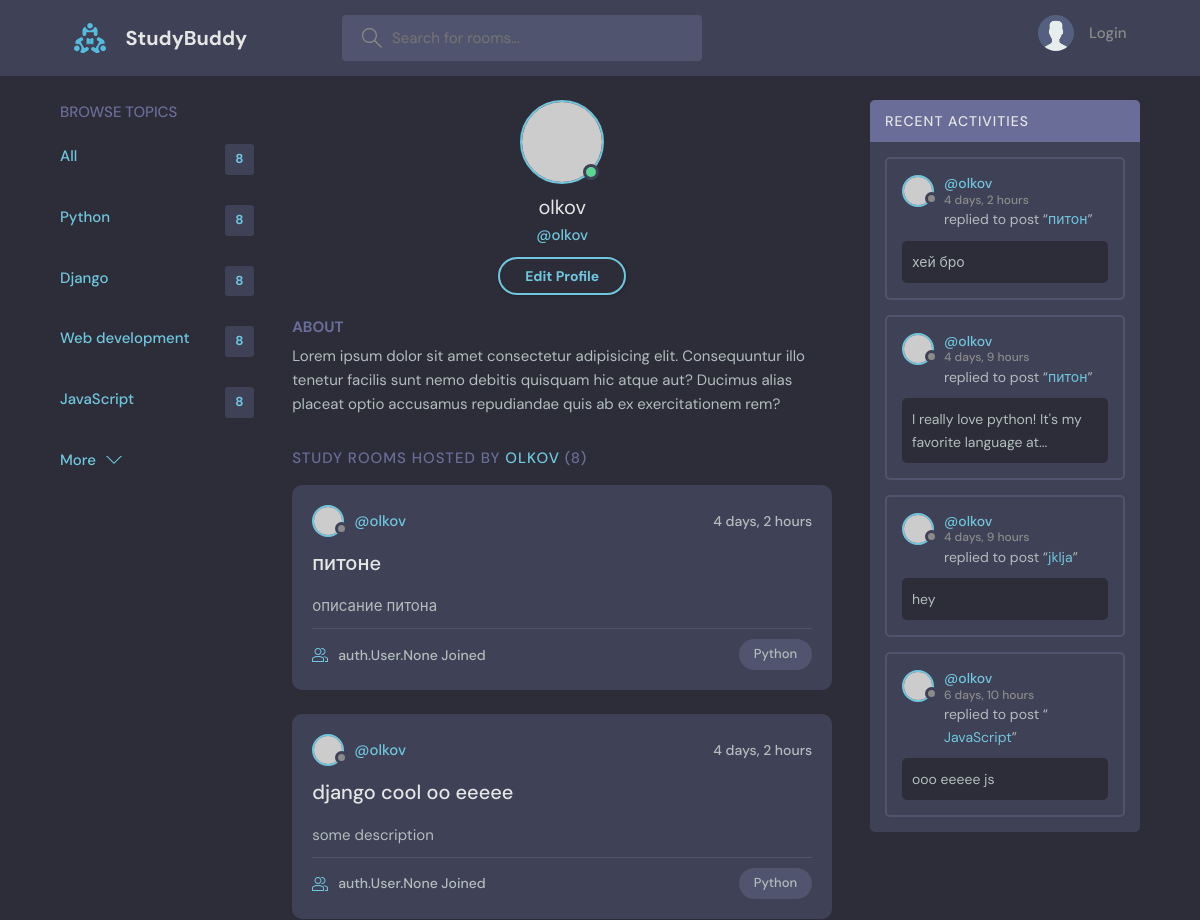
The app's page /profile/1/ (upper part), older data.
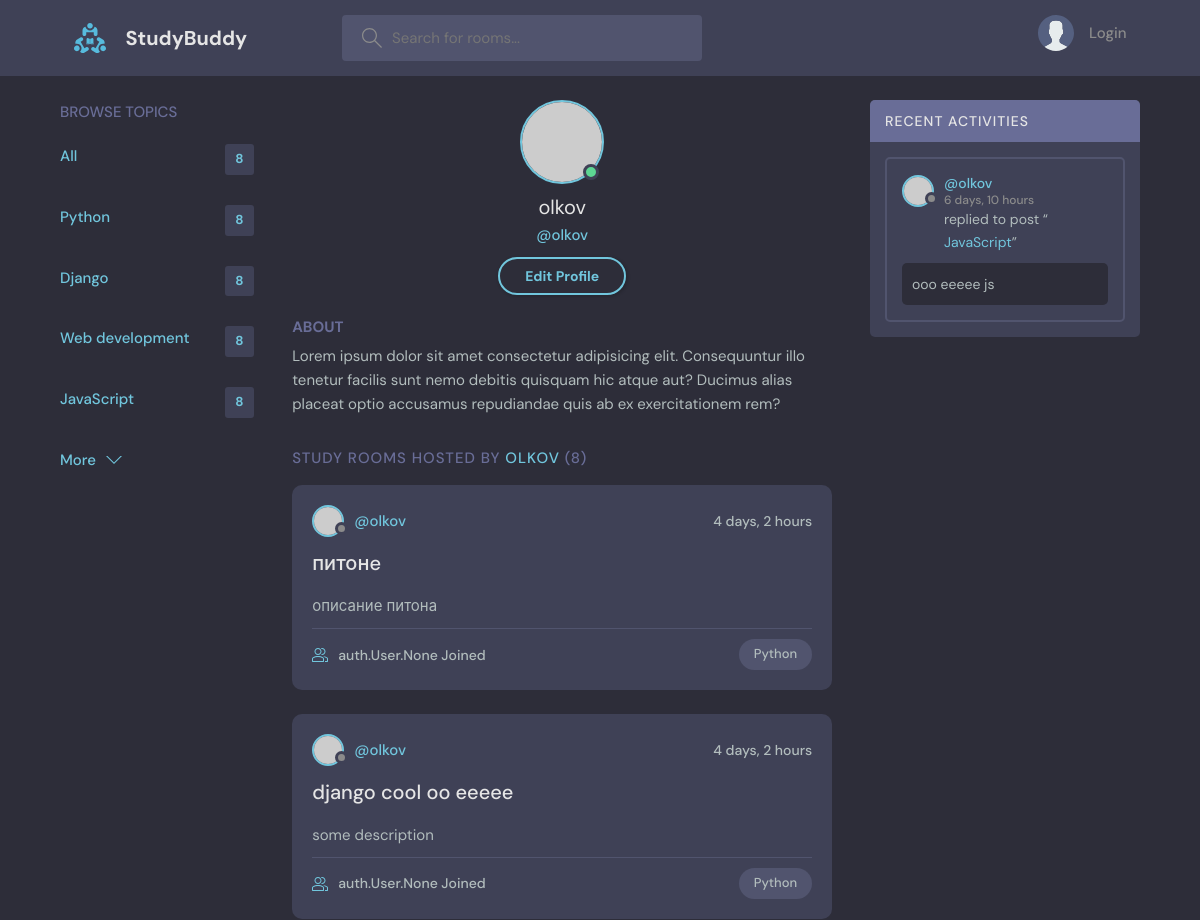
The same page, newer data.
### base/models.py (models this page shows, shortened)
class Topic(models.Model):
    name = models.CharField(max_length=200)
    def __str__(self):
        return self.name

class Room(models.Model):
    host = models.ForeignKey(User, on_delete=models.SET_NULL, null=True)
    topic = models.ForeignKey(Topic, on_delete=models.SET_NULL, null=True)
    name = models.CharField(max_length=200)
    description = models.TextField(null=True, blank=True)
    participants = models.ManyToManyField(User, related_name='participants', blank=True)
    updated = models.DateTimeField(auto_now=True)
    created = models.DateTimeField(auto_now_add=True)
    class Meta:
        ordering = ['-updated', '-created']

class Message(models.Model):
    user = models.ForeignKey(User, on_delete=models.CASCADE)
    room = models.ForeignKey(Room, on_delete=models.CASCADE)
    body = models.TextField()
    updated = models.DateTimeField(auto_now=True)
    created = models.DateTimeField(auto_now_add=True)
    class Meta:
        ordering = ['-updated', '-created']
    def __str__(self):
        if len(self.body) > 50:
            return self.body[0:50] + '...'
        else:
            return self.body[0:50]

### base/views.py (the view)
# urls.py: path('profile/<int:pk>/', views.userProfile, name='user-profile'),
def userProfile(request, pk):
    user = get_object_or_404(User, id=pk)
    room_messages = user.message_set.all()
    rooms = user.room_set.all()
    topics = Topic.objects.all()
    room_count = rooms.count()
    context = {
        'user': user,
        'rooms': rooms,
        'room_messages': room_messages,
        'topics': topics,
        'room_count':room_count
    }
    return render(request, 'base/profile.html', context)

### base/templates/base/profile.html
{% extends 'main.html' %}
  {% block content %}
  <main class="profile-page layout layout--3">
    <div class="container">
        {% include 'base/topics_component.html' %}
      <div class="roomList">
        <div class="profile">
          <div class="profile__avatar">
            <div class="avatar avatar--large active">
              <img src="https://randomuser.me/api/portraits/men/11.jpg" />
            </div>
          </div>
          <div class="profile__info">
            <h3>{{ user.username }}</h3>
            <p>@{{ user.username }}</p>
            <a href="edit-user.html" class="btn btn--main btn--pill">Edit Profile</a>
          </div>
          <div class="profile__about">
            <h3>About</h3>
            <p>
              Lorem ipsum dolor sit amet consectetur adipisicing elit. Consequuntur illo tenetur
              facilis sunt nemo debitis quisquam hic atque aut? Ducimus alias placeat optio
              accusamus repudiandae quis ab ex exercitationem rem?
            </p>
          </div>
        </div>
        <div class="roomList__header">
          <div>
            <h2>Study Rooms Hosted by <a href="">{{ user.username }}</a> ({{ room_count }})
            </h2>
          </div>
        </div>
        {% include 'base/feed_component.html' %}
      </div>
        {% include 'base/activity_component.html' %}
    </div>
  </main>
{% endblock %}

### templates/main.html (shortened to what this page needs)
{% load static %}
<!DOCTYPE html>
<html lang="en">
<head>
    <link rel="stylesheet" href="{% static 'styles/style.css' %}"/>
</head>
{% include 'navbar.html' %}
<body>
{% block content %}
{% endblock %}
</body>
</html>

### templates/navbar.html (shortened to what this page needs)
{% load static %}
<header class="header header--loggedIn">
    <div class="container">
        <a href="/" class="header__logo">
            <img src="{% static 'images/logo.svg' %}"/>
            <h1>StudyBuddy</h1>
        </a>
        <form action="{% url 'home' %}" method="GET" class="header__search">
            <label>
                <input type="text" name="q" placeholder="Search for rooms..."/>
            </label>
        </form>
        <nav class="header__menu">
            <div class="header__user">
                {% if request.user.is_authenticated %}
                    <a href="{% url 'user-profile' request.user.id %}">
                        <div class="avatar avatar--medium active">
                            <img src="https://randomuser.me/api/portraits/men/37.jpg"/>
                        </div>
                        <p>{{ user.username }} <span>@{{ user.username }}</span></p>
                    </a>
                    <button class="dropdown-button">
                        <svg version="1.1" xmlns="http://www.w3.org/2000/svg" width="32" height="32"
                             viewBox="0 0 32 32">
                            <title>chevron-down</title>
                            <path d="M16 21l-13-13h-3l16 16 16-16h-3l-13 13z"></path>
                        </svg>
                    </button>
                {% else %}
                    <a href="{% url 'login' %}">
              <img src="{% static 'images/avatar.svg' %}" />
              <p>Login</p>
            </a>
                {% endif %}
            </div>
        </nav>
    </div>
</header>

### base/templates/base/topics_component.html
<div class="topics">
            <div class="topics__header">
                <h2>Browse Topics</h2>
            </div>
            <ul class="topics__list">
                <li>
                    <a href="{% url 'home' %}" class="active">All <span>{{ room_count }}</span></a>
                </li>
                {% for topic in topics %}
                    <li>
                        <a href="{% url 'home' %}?q={{ topic.name }}" class="active">{{ topic.name }}
                            <span>{{ room_count }}</span></a>
                    </li>
                {% endfor %}
            </ul>
            <a class="btn btn--link" href="topics.html">
                More
                <svg version="1.1" xmlns="http://www.w3.org/2000/svg" width="32" height="32" viewBox="0 0 32 32">
                    <title>chevron-down</title>
                    <path d="M16 21l-13-13h-3l16 16 16-16h-3l-13 13z"></path>
                </svg>
            </a>
        </div>

### base/templates/base/feed_component.html (shortened to what this page needs)
  {% for room in rooms %}
<div class="roomListRoom">
            <div class="roomListRoom__header">
              <a href="{% url 'user-profile' room.host.id %}" class="roomListRoom__author">
                <div class="avatar avatar--small">
                  <img src="https://randomuser.me/api/portraits/women/11.jpg" />
                </div>
                <span>@{{ room.host.username}}</span>
              </a>
              <div class="roomListRoom__actions">
                <span>{{ room.created|timesince }}</span>
              </div>
            </div>
            <div class="roomListRoom__content">
              <a href="{% url 'room' room.id %}">{{ room.name}}e</a>
              <p>
                  {{ room.description }}
              </p>
            </div>
            <div class="roomListRoom__meta">
              <a href="room.html" class="roomListRoom__joined">
                  {{ room.participants}} Joined
              </a>
              <p class="roomListRoom__topic">{{ room.topic }}</p>
            </div>
          </div>
  {% endfor %}

### base/templates/base/activity_component.html (shortened to what this page needs)
<div class="activities">
            <div class="activities__header">
                <h2>Recent Activities</h2>
            </div>
            {% for message in room_messages %}
                <div class="activities__box">
                    <div class="activities__boxHeader roomListRoom__header">
                        <a href="{% url 'user-profile' message.user.id %}" class="roomListRoom__author">
                            <div class="avatar avatar--small">
                                <img src="https://randomuser.me/api/portraits/women/11.jpg"/>
                            </div>
                            <p>
                                @{{ message.user.username }}
                                <span>{{ message.created|timesince}}</span>
                            </p>
                        </a>
                    </div>
                    <div class="activities__boxContent">
                        <p>replied to post “<a href="room.html">{{ message.room.name }}</a>”</p>
                        <div class="activities__boxRoomContent">
                            {{ message }}
                        </div>
                    </div>
                </div>
            {% endfor %}
        </div>

Row changes from the older to the newer data that the page shows:
removed Message: user.username "olkov", created "4 days, 2 hours", room.name "питон", body "хей бро"
removed Message: user.username "olkov", created "4 days, 9 hours", room.name "питон", body "I really love python! It's my favorite language at..."
removed Message: user.username "olkov", created "4 days, 9 hours", room.name "jklja", body "hey"
